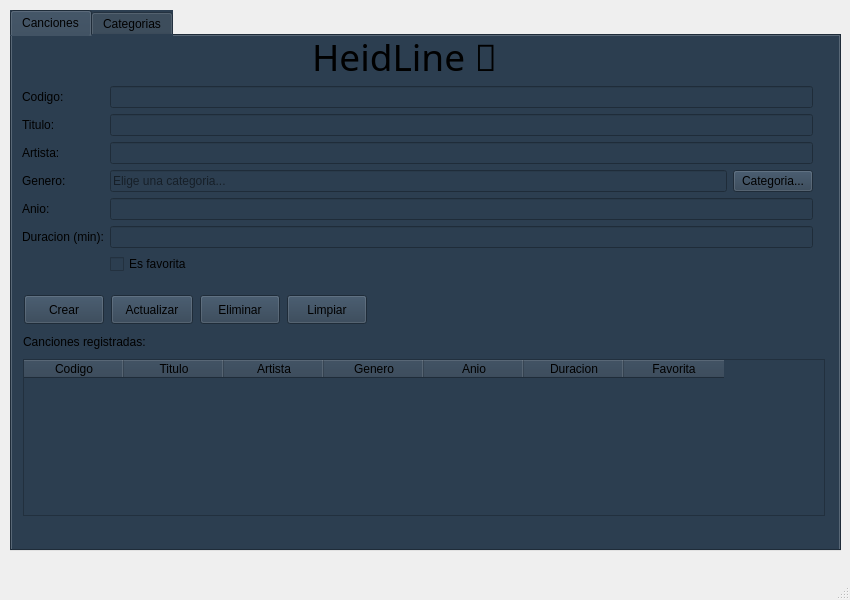
<?xml version="1.0" encoding="UTF-8"?>
<ui version="4.0">
 <class>MainWindow</class>
 <widget class="QMainWindow" name="MainWindow">
  <property name="geometry">
   <rect>
    <x>0</x>
    <y>0</y>
    <width>850</width>
    <height>600</height>
   </rect>
  </property>
  <property name="windowTitle">
   <string>Gestor de Musica</string>
  </property>
  <widget class="QWidget" name="centralwidget">
   <widget class="QTabWidget" name="tabs">
    <property name="geometry">
     <rect>
      <x>10</x>
      <y>10</y>
      <width>831</width>
      <height>541</height>
     </rect>
    </property>
    <property name="cursor">
     <cursorShape>BusyCursor</cursorShape>
    </property>
    <property name="styleSheet">
     <string notr="true">background-color: #2c3e50;</string>
    </property>
    <property name="currentIndex">
     <number>0</number>
    </property>
    <widget class="QWidget" name="tabCanciones">
     <attribute name="title">
      <string>Canciones</string>
     </attribute>
     <widget class="QLabel" name="labelListaCanciones">
      <property name="geometry">
       <rect>
        <x>11</x>
        <y>296</y>
        <width>147</width>
        <height>20</height>
       </rect>
      </property>
      <property name="text">
       <string>Canciones registradas:</string>
      </property>
     </widget>
     <widget class="QTableWidget" name="tablaCanciones">
      <property name="geometry">
       <rect>
        <x>11</x>
        <y>323</y>
        <width>802</width>
        <height>157</height>
       </rect>
      </property>
      <property name="editTriggers">
       <set>QAbstractItemView::EditTrigger::NoEditTriggers</set>
      </property>
      <property name="selectionBehavior">
       <enum>QAbstractItemView::SelectionBehavior::SelectRows</enum>
      </property>
      <column>
       <property name="text">
        <string>Codigo</string>
       </property>
      </column>
      <column>
       <property name="text">
        <string>Titulo</string>
       </property>
      </column>
      <column>
       <property name="text">
        <string>Artista</string>
       </property>
      </column>
      <column>
       <property name="text">
        <string>Genero</string>
       </property>
      </column>
      <column>
       <property name="text">
        <string>Anio</string>
       </property>
      </column>
      <column>
       <property name="text">
        <string>Duracion</string>
       </property>
      </column>
      <column>
       <property name="text">
        <string>Favorita</string>
       </property>
      </column>
     </widget>
     <widget class="QLabel" name="label">
      <property name="geometry">
       <rect>
        <x>300</x>
        <y>0</y>
        <width>231</width>
        <height>41</height>
       </rect>
      </property>
      <property name="font">
       <font>
        <family>Curlz MT</family>
        <pointsize>28</pointsize>
        <italic>false</italic>
       </font>
      </property>
      <property name="text">
       <string>HeidLine 📯</string>
      </property>
     </widget>
     <widget class="QWidget" name="layoutWidget">
      <property name="geometry">
       <rect>
        <x>10</x>
        <y>50</y>
        <width>791</width>
        <height>201</height>
       </rect>
      </property>
      <layout class="QFormLayout" name="formLayoutCancion">
       <item row="0" column="0">
        <widget class="QLabel" name="labelCodigo">
         <property name="text">
          <string>Codigo:</string>
         </property>
        </widget>
       </item>
       <item row="0" column="1">
        <widget class="QLineEdit" name="leCodigo"/>
       </item>
       <item row="1" column="0">
        <widget class="QLabel" name="labelTitulo">
         <property name="text">
          <string>Titulo:</string>
         </property>
        </widget>
       </item>
       <item row="1" column="1">
        <widget class="QLineEdit" name="leTitulo"/>
       </item>
       <item row="2" column="0">
        <widget class="QLabel" name="labelArtista">
         <property name="text">
          <string>Artista:</string>
         </property>
        </widget>
       </item>
       <item row="2" column="1">
        <widget class="QLineEdit" name="leArtista"/>
       </item>
       <item row="3" column="0">
        <widget class="QLabel" name="labelGenero">
         <property name="text">
          <string>Genero:</string>
         </property>
        </widget>
       </item>
       <item row="3" column="1">
        <layout class="QHBoxLayout" name="filaGeneroLayout">
         <item>
          <widget class="QLineEdit" name="leGenero">
           <property name="readOnly">
            <bool>true</bool>
           </property>
           <property name="placeholderText">
            <string>Elige una categoria...</string>
           </property>
          </widget>
         </item>
         <item>
          <widget class="QPushButton" name="btnElegirCategoria">
           <property name="text">
            <string>Categoria...</string>
           </property>
          </widget>
         </item>
        </layout>
       </item>
       <item row="4" column="0">
        <widget class="QLabel" name="labelAnio">
         <property name="text">
          <string>Anio:</string>
         </property>
        </widget>
       </item>
       <item row="4" column="1">
        <widget class="QLineEdit" name="leAnio"/>
       </item>
       <item row="5" column="0">
        <widget class="QLabel" name="labelDuracion">
         <property name="text">
          <string>Duracion (min):</string>
         </property>
        </widget>
       </item>
       <item row="5" column="1">
        <widget class="QLineEdit" name="leDuracion"/>
       </item>
       <item row="6" column="1">
        <widget class="QCheckBox" name="chkFavorita">
         <property name="text">
          <string>Es favorita</string>
         </property>
        </widget>
       </item>
      </layout>
     </widget>
     <widget class="QPushButton" name="btnCrearCancion">
      <property name="geometry">
       <rect>
        <x>12</x>
        <y>259</y>
        <width>80</width>
        <height>29</height>
       </rect>
      </property>
      <property name="text">
       <string>Crear</string>
      </property>
     </widget>
     <widget class="QPushButton" name="btnActualizarCancion">
      <property name="geometry">
       <rect>
        <x>99</x>
        <y>259</y>
        <width>82</width>
        <height>29</height>
       </rect>
      </property>
      <property name="text">
       <string>Actualizar</string>
      </property>
     </widget>
     <widget class="QPushButton" name="btnEliminarCancion">
      <property name="geometry">
       <rect>
        <x>188</x>
        <y>259</y>
        <width>80</width>
        <height>29</height>
       </rect>
      </property>
      <property name="text">
       <string>Eliminar</string>
      </property>
     </widget>
     <widget class="QPushButton" name="btnLimpiarCancion">
      <property name="geometry">
       <rect>
        <x>275</x>
        <y>259</y>
        <width>80</width>
        <height>29</height>
       </rect>
      </property>
      <property name="text">
       <string>Limpiar</string>
      </property>
     </widget>
    </widget>
    <widget class="QWidget" name="tabCategorias">
     <attribute name="title">
      <string>Categorias</string>
     </attribute>
     <layout class="QVBoxLayout" name="verticalLayoutCategorias">
      <item>
       <widget class="QLabel" name="labelCategoriasDisponibles">
        <property name="text">
         <string>Categorias disponibles:</string>
        </property>
       </widget>
      </item>
      <item>
       <widget class="QListWidget" name="listaCategorias"/>
      </item>
      <item>
       <layout class="QHBoxLayout" name="filaEntradaCategoriaLayout">
        <item>
         <widget class="QLineEdit" name="leNombreCategoria">
          <property name="placeholderText">
           <string>Nombre de la categoria</string>
          </property>
         </widget>
        </item>
        <item>
         <widget class="QPushButton" name="btnCrearCategoria">
          <property name="text">
           <string>Crear</string>
          </property>
         </widget>
        </item>
       </layout>
      </item>
      <item>
       <layout class="QHBoxLayout" name="filaBotonesCategoriaLayout">
        <item>
         <widget class="QPushButton" name="btnActualizarCategoria">
          <property name="text">
           <string>Actualizar seleccionada</string>
          </property>
         </widget>
        </item>
        <item>
         <widget class="QPushButton" name="btnEliminarCategoria">
          <property name="text">
           <string>Eliminar seleccionada</string>
          </property>
         </widget>
        </item>
       </layout>
      </item>
      <item>
       <widget class="QPushButton" name="btnUsarCategoria">
        <property name="text">
         <string>Usar en la cancion y volver</string>
        </property>
       </widget>
      </item>
     </layout>
    </widget>
   </widget>
  </widget>
  <widget class="QStatusBar" name="statusbar"/>
  <widget class="QMenuBar" name="menubar">
   <property name="geometry">
    <rect>
     <x>0</x>
     <y>0</y>
     <width>850</width>
     <height>25</height>
    </rect>
   </property>
  </widget>
 </widget>
 <resources/>
 <connections/>
</ui>
